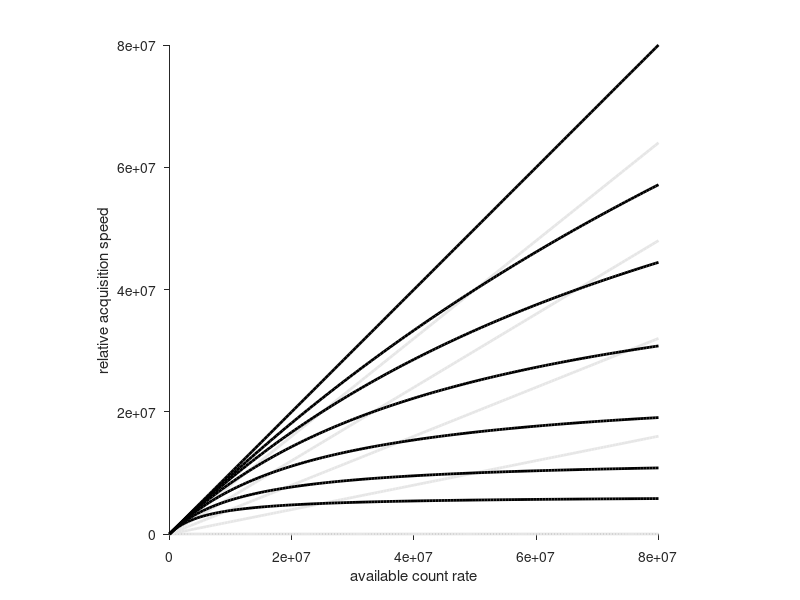

This figure's MATLAB source:
k0 = (0:5e5:80e6);

td = [eps 5 10 20 40 80 160 ]*1e-9;


figure
set(gcf,'color','w')
hold all

delta = (0:.2:1);
sn=length(delta);

for si=1:sn
    
    delta1=delta(si);
    td1=delta1./(k0*(1-delta1));
    
    plot(k0,delta1./td1,'color',[1 1 1]*.9,'linewidth',2)
    
end

axis square
box on
xlabel('available count rate')
ylabel('relative acquisition speed')

sn=length(td);

for si=1:sn
    
    td0 = td(si);
    delta0 = k0*td0./(1+k0*td0);
    
    plot(k0,delta0./td0,'k','linewidth',2)
    
end

axis square
box off
xlabel('available count rate')
ylabel('relative acquisition speed')

set(gca,'ytick',(0:max(k0)/4:max(k0)),'xtick',(0:max(k0)/4:max(k0)),'tickdir','out')






